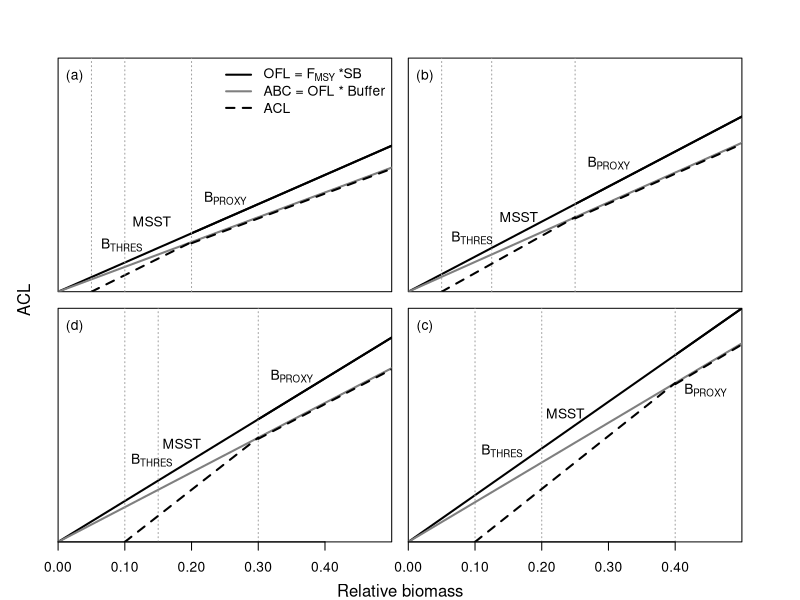

The R script that drew this image:
low = 0.05; high = 0.25
step = 0.05
bio<- seq(0,100,5)
depl<-bio/bio[length(bio)]	


yield <- function(low, high, f){
	
	z1 = length(seq(0.05, low, step))+1 ; z2 = length(seq(0.05, high, step))+1
	f.vec  <- rep(f,12)
	ofl    <- f*bio
	buffer <- 0.85 #Value used to make plotting better
	abc    <- ofl*buffer
	
	f.adj<-(f*(seq(low, high, step)-low)*high)/((high - low)*seq(low, high, step))
	#ofl[z1:z2] <- f.adj*bio[z1:z2]
	abc.hcr <- f.adj*bio[z1:z2]*buffer
	ofl.hcr <- f.adj*bio[z1:z2]

	out <-NULL
	out$ofl <- ofl
	out$abc <- abc
	out$abc.hcr <- abc.hcr
	out$ofl.hcr <- ofl.hcr
	out$z1  <- z1
	out$z2  <- z2
	return(out)
}


fspr<-expression(F[SPR])
bproxy <- expression(B[PROXY])
bthres <- expression(B[THRES])
print.letter <- function(label="(a)",xy=c(0.1,0.925),...) {   #... means any new parameters are copied faithfully to text() below
  tmp <- par("usr")
  text.x <- tmp[1]+xy[1]*diff(tmp[1:2])   #x position, diff=difference
  text.y <- tmp[3]+xy[2]*diff(tmp[3:4])   #y position
  text(x=text.x, y=text.y, labels=label, ...)             
}

setwd("C:/PhD/Chapter4/Poster")
png(filename = "HCR_wMMST.png", width = 6.7, height = 6, units = 'in', res = 256)
par(mfrow = c(2,2), mar = rep(0.50, 4), oma = c(3,3,3,3))
ofl.col = 1; abc.col = 'grey50' ; t.col = "grey63"; acl.col = 1
# 20-05 ==========================================================
low = 0.05; high = 0.20; f = 0.25
out <- yield(low, high, f); z1 = out$z1 ; z2 = out$z2
plot(seq(high,1, step), out$ofl[z2:length(out$ofl)],,type='l',ylim=c(0, 20),xlim=c(0,0.50),
     axes=F,ylab="",xlab="",xaxs="i",yaxs="i", lwd=2, cex.axis=1.2, col = ofl.col)
box()

lines(seq(0,1,step), out$ofl, lty = 1, lwd = 2, col = ofl.col)
# abc
lines(seq(high,1,step), out$abc[z2:length(out$abc)], lty = 1, lwd = 1, col = abc.col)
lines(seq(0,1,step), out$abc, lty = 1, lwd = 2, col = abc.col)
lines(rep(low, 2), c(0, 20), lty = 3, col = t.col)
lines(rep(high, 2), c(0, 20), lty = 3, col = t.col)
# acl 
lines(seq(high,1,step), out$abc[z2:length(out$abc)]-0.10, lty = 2, lwd = 2, col = acl.col)
lines(seq(low,high,step), out$abc.hcr, lty = 2, lwd = 2, col = acl.col)
lines(rep(high/2, 2), c(0, 20), lty = 3, col = t.col)
print.letter(xy = c(0.19, 0.20), bthres)
print.letter(xy = c(0.28, 0.30), "MSST")
print.letter(xy = c(0.50, 0.40), bproxy)

print.letter(label = "(a)", xy = c(0.05, 0.92), cex = 1)
mtext(side=1,"Relative biomass",line=2, cex=1, outer = T)
legend("topright", bty ='n', lty = c(1,1, 2), col = c(ofl.col, abc.col, acl.col), lwd = c(2,2,2), cex = 1,
	legend = c(expression("OFL ="~F[MSY]~"*SB"), "ABC = OFL * Buffer", "ACL"))

# 25-5 ==========================================================
low = 0.05; high = 0.25; f=0.30
out <- yield(low, high, f); z1 = out$z1 ; z2 = out$z2
plot(seq(high,1, step), out$ofl[z2:length(out$ofl)],,type='l',ylim=c(0, 20),xlim=c(0,0.50),
     axes=F,ylab="",xlab="",xaxs="i",yaxs="i",lwd=2,cex.axis=1.2, col=ofl.col)
box()
lines(seq(0,1,step), out$ofl, lty = 1, lwd = 2, col = ofl.col)
# abc
lines(seq(high,1,step), out$abc[z2:length(out$abc)], lty = 1, lwd = 1, col = abc.col)
lines(seq(0,1,step), out$abc, lty = 1, lwd = 2, col = abc.col)

lines(rep(low, 2), c(0, 20), lty = 3, col = t.col)
lines(rep(high, 2), c(0, 20), lty = 3, col = t.col)
lines(rep(high/2, 2), c(0, 20), lty = 3, col = t.col)
# acl 
lines(seq(high,1,step), out$abc[z2:length(out$abc)]-0.10, lty = 2, lwd = 2, col = acl.col)
lines(seq(low,high,step), out$abc.hcr, lty = 2, lwd = 2, col = acl.col)

print.letter(xy = c(0.19, 0.23), bthres)
print.letter(xy = c(0.33, 0.32), "MSST")
print.letter(xy = c(0.60, 0.55), bproxy)
print.letter(label = "(b)", xy = c(0.05, 0.92), cex = 1)

# 30-10 ==========================================================
low = 0.10; high = 0.30; f = 0.35
out <- yield(low, high, f); z1 = out$z1 ; z2 = out$z2
plot(seq(high,1, step), out$ofl[z2:length(out$ofl)],,type='l',ylim=c(0, 20),xlim=c(0,0.50),
     axes=F,ylab="",xlab="",xaxs="i",yaxs="i",lwd=2,cex.axis=1.2, col = ofl.col)
box()

lines(seq(0,1,step), out$ofl, lty = 1, lwd = 2, col = ofl.col)
# abc
lines(seq(high,1,step), out$abc[z2:length(out$abc)], lty = 1, lwd = 1, col = abc.col)
lines(seq(0,1,step), out$abc, lty = 1, lwd = 2, col = abc.col)
lines(rep(low, 2), c(0, 20), lty = 3, col = t.col)
lines(rep(high, 2), c(0, 20), lty = 3, col = t.col)
lines(rep(high/2, 2), c(0, 20), lty = 3, col = t.col)
# acl 
lines(seq(high,1,step), out$abc[z2:length(out$abc)]-0.10, lty = 2, lwd = 2, col = acl.col)
lines(seq(low,high,step), out$abc.hcr, lty = 2, lwd = 2, col = acl.col)
print.letter(xy = c(0.28, 0.35), bthres)
print.letter(xy = c(0.37, 0.42), "MSST")
print.letter(xy = c(0.70, 0.71), bproxy)
axis(side=1,at=seq(0,0.4,.1), labels=c("0.00", "0.10", "0.20", "0.30", "0.40"), cex.axis = 1)
mtext(side=2,"ACL",line=1, cex=1, outer = T)
print.letter(label = "(d)", xy = c(0.05, 0.92), cex = 1)

# 40-10 ==========================================================
low = 0.10; high = 0.40; f = 0.40
out <- yield(low, high, f); z1 = out$z1 ; z2 = out$z2
plot(seq(high,1, step), out$ofl[z2:length(out$ofl)],,type='l',ylim=c(0, 20),xlim=c(0,0.50),
     axes=F,ylab="",xlab="",xaxs="i",yaxs="i",lwd=2,cex.axis=1.2, col = ofl.col)
box()
lines(seq(0,1,step), out$ofl, lty = 1, lwd = 2, col = ofl.col)
# abc
lines(seq(high,1,step), out$abc[z2:length(out$abc)], lty = 1, lwd = 1, col = abc.col)
lines(seq(0,1,step), out$abc, lty = 1, lwd = 2, col = abc.col)
lines(rep(low, 2), c(0, 20), lty = 3, col = t.col)
lines(rep(high, 2), c(0, 20), lty = 3, col = t.col)
lines(rep(high/2, 2), c(0, 20), lty = 3, col = t.col)
# acl 
lines(seq(high,1,step), out$abc[z2:length(out$abc)]-0.10, lty = 2, lwd = 2, col = acl.col)
lines(seq(low,high,step), out$abc.hcr, lty = 2, lwd = 2, col = acl.col)
print.letter(xy = c(0.28, 0.39), bthres)
print.letter(xy = c(0.47, 0.55), "MSST")
print.letter(xy = c(0.89, 0.65), bproxy)
axis(side=1,at=seq(0,0.40,.1), labels=c("0.00","0.10", "0.20", "0.30", "0.40"), cex.axis = 1)
print.letter(label = "(c)", xy = c(0.05, 0.92), cex = 1)

dev.off()






